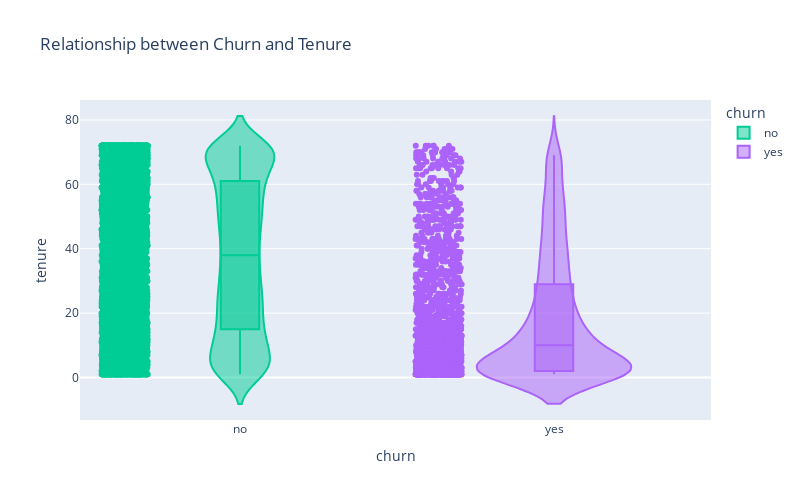
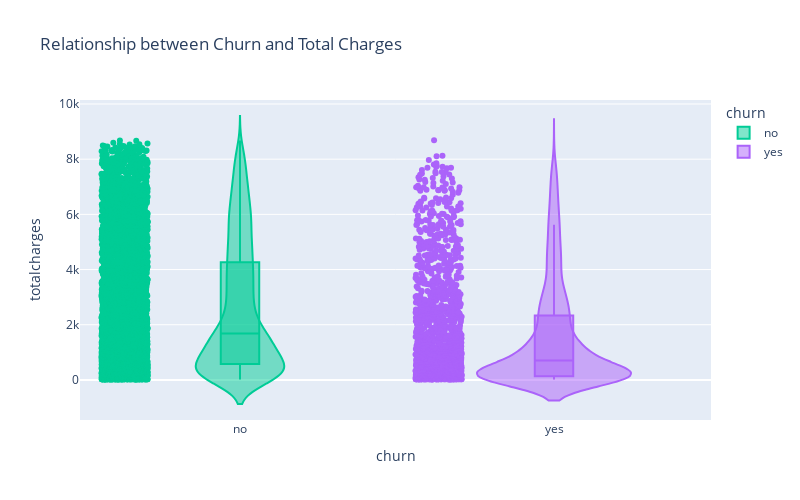

The cell these charts' notebook holds for them, in order:
### Markdown cell above
To understand the relationship between variables in the dataset, I decided to make use of violin plots. The first relationship to explore is the relationship between churn and total charge.

### Code cell
colors = {'No': 'green', 'Yes': 'red'}

# Create violin plot for 'tenure'
fig1 = px.violin(df, x="churn", y="tenure", color="churn", box=True, points="all",
                 title="Relationship between Churn and Tenure", color_discrete_map=colors)
fig1.update_layout(width=800, height=500)  # Adjust the figure size

# Create violin plot for 'totalcharges'
fig2 = px.violin(df, x="churn", y="totalcharges", color="churn", box=True, points="all",
                 title="Relationship between Churn and Total Charges", color_discrete_map=colors)
fig2.update_layout(width=800, height=500)  # Adjust the figure size

# Show both figures
fig1.show()
fig2.show()

### Figure 1 — Plotly figure (JSON) as saved in the notebook; plotly's stock layout.template omitted (floating-point values rounded to 4 significant figures; data arrays with more than 128 entries replaced by an {"elided": "..."} marker saying what was removed)
{"data": [{"alignmentgroup": "True", "box": {"visible": true}, "hovertemplate": "churn=%{x}<br>tenure=%{y}<extra></extra>", "legendgroup": "no", "marker": {"color": "#00cc96"}, "name": "no", "offsetgroup": "no", "orientation": "v", "points": "all", "scalegroup": "True", "showlegend": true, "type": "violin", "x": {"elided": "5163 str values"}, "x0": " ", "xaxis": "x", "y": {"elided": "5163 int values"}, "y0": " ", "yaxis": "y"}, {"alignmentgroup": "True", "box": {"visible": true}, "hovertemplate": "churn=%{x}<br>tenure=%{y}<extra></extra>", "legendgroup": "yes", "marker": {"color": "#ab63fa"}, "name": "yes", "offsetgroup": "yes", "orientation": "v", "points": "all", "scalegroup": "True", "showlegend": true, "type": "violin", "x": {"elided": "1869 str values"}, "x0": " ", "xaxis": "x", "y": {"elided": "1869 int values"}, "y0": " ", "yaxis": "y"}], "layout": {"height": 500, "legend": {"title": {"text": "churn"}, "tracegroupgap": 0}, "title": {"text": "Relationship between Churn and Tenure"}, "violinmode": "overlay", "width": 800, "xaxis": {"anchor": "y", "categoryarray": ["no", "yes"], "categoryorder": "array", "domain": [0, 1], "title": {"text": "churn"}}, "yaxis": {"anchor": "x", "domain": [0, 1], "title": {"text": "tenure"}}}}

### Figure 2 — Plotly figure (JSON) as saved in the notebook; plotly's stock layout.template omitted (floating-point values rounded to 4 significant figures; data arrays with more than 128 entries replaced by an {"elided": "..."} marker saying what was removed)
{"data": [{"alignmentgroup": "True", "box": {"visible": true}, "hovertemplate": "churn=%{x}<br>totalcharges=%{y}<extra></extra>", "legendgroup": "no", "marker": {"color": "#00cc96"}, "name": "no", "offsetgroup": "no", "orientation": "v", "points": "all", "scalegroup": "True", "showlegend": true, "type": "violin", "x": {"elided": "5163 str values"}, "x0": " ", "xaxis": "x", "y": {"elided": "5163 float values"}, "y0": " ", "yaxis": "y"}, {"alignmentgroup": "True", "box": {"visible": true}, "hovertemplate": "churn=%{x}<br>totalcharges=%{y}<extra></extra>", "legendgroup": "yes", "marker": {"color": "#ab63fa"}, "name": "yes", "offsetgroup": "yes", "orientation": "v", "points": "all", "scalegroup": "True", "showlegend": true, "type": "violin", "x": {"elided": "1869 str values"}, "x0": " ", "xaxis": "x", "y": {"elided": "1869 float values"}, "y0": " ", "yaxis": "y"}], "layout": {"height": 500, "legend": {"title": {"text": "churn"}, "tracegroupgap": 0}, "title": {"text": "Relationship between Churn and Total Charges"}, "violinmode": "overlay", "width": 800, "xaxis": {"anchor": "y", "categoryarray": ["no", "yes"], "categoryorder": "array", "domain": [0, 1], "title": {"text": "churn"}}, "yaxis": {"anchor": "x", "domain": [0, 1], "title": {"text": "totalcharges"}}}}
